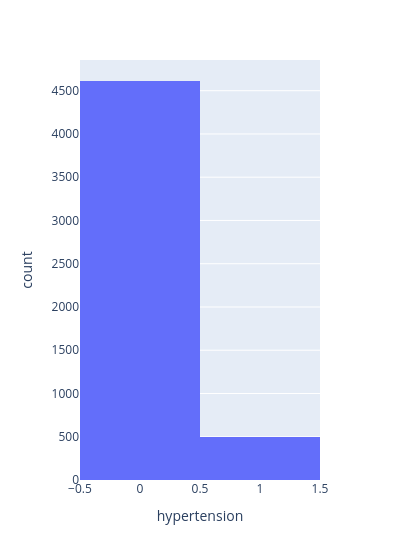

Notebook source saved alongside this figure:
### Code cell
fig = px.histogram(df,x = 'hypertension' , width = 400)
fig.show()

### Figure 1 — Plotly figure (JSON) as saved in the notebook; plotly's stock layout.template omitted (floating-point values rounded to 4 significant figures; data arrays with more than 128 entries replaced by an {"elided": "..."} marker saying what was removed)
{"data": [{"bingroup": "x", "hovertemplate": "hypertension=%{x}<br>count=%{y}<extra></extra>", "legendgroup": "", "marker": {"color": "#636efa", "pattern": {"shape": ""}}, "name": "", "orientation": "v", "showlegend": false, "type": "histogram", "x": {"elided": "5110 int values"}, "xaxis": "x", "yaxis": "y"}], "layout": {"barmode": "relative", "legend": {"tracegroupgap": 0}, "margin": {"t": 60}, "width": 400, "xaxis": {"anchor": "y", "domain": [0, 1], "title": {"text": "hypertension"}}, "yaxis": {"anchor": "x", "domain": [0, 1], "title": {"text": "count"}}}}
